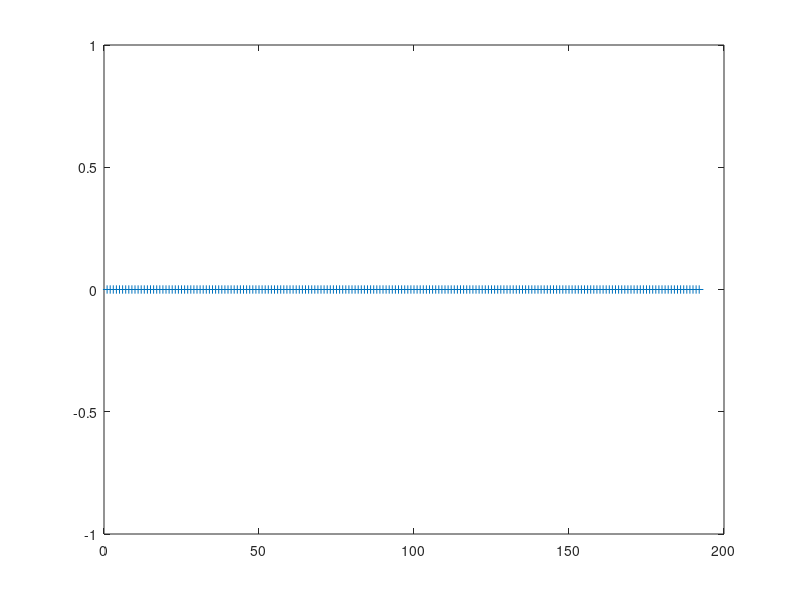

The MATLAB source for this figure: (Note: this script raises an error after producing the figure.)
%% monthly, 18 years x 12 months/year = 216
%% monthly, 19 years x 12 months/year = 228

addpath /home/sergio/MATLABCODE/
addpath /home/sergio/MATLABCODE/TIME
addpath /home/sergio/MATLABCODE/
addpath /home/sergio/MATLABCODE/PLOTTER
addpath /home/sergio/MATLABCODE/COLORMAP
addpath /home/sergio/MATLABCODE/COLORMAP/LLS
addpath /home/sergio/MATLABCODE/oem_pkg_run_sergio_AuxJacs/StrowCodeforTrendsAndAnomalies/
addpath /home/sergio/MATLABCODE/CONVERT_GAS_UNITS/
addpath /home/sergio/MATLABCODE/CONVERT_GAS_UNITS/Strow_humidity/convert_humidity/
addpath /home/sergio/MATLABCODE/CONVERT_GAS_UNITS/IDL_WV_ROUTINES/atmos_phys/MATLAB/

%if ~exist('iDorA')
%  iDorA = +1; %% desc
%  iDorA = -1; %% asc
%end

clear iaFound

iNumYears = 17;  %% 2004-2021
iNumYears = 16;  %% 2004-2020
iaMax = iNumYears*12;

%% see /home/sergio/MATLABCODE/RTPMAKE/CLUST_RTPMAKE/CLUSTMAKE_MLS/clust_compute_mls_profile_rtpfiles.m
for ii = 1 : iaMax
  fin = ['/asl/s1/sergio/MakeAvgObsStats2002_2020_startSept2002_v3/TimeSeries/MLS/Tile_Center/mls_tile_center_monthly_timestep_' num2str(ii,'%03d') '.mat'];

  if exist(fin)
    iaFound(ii) = 1;
  else
    iaFound(ii) = 0;
  end
end
[sum(iaFound) length(iaFound)]
plot(1:iaMax,iaFound,'+-')

for ii = 1 : iaMax
  fin = ['/asl/s1/sergio/MakeAvgObsStats2002_2020_startSept2002_v3/TimeSeries/MLS/Tile_Center/mls_tile_center_monthly_timestep_' num2str(ii,'%03d') '.mat'];
  if exist(fin)
    if mod(ii,100) == 0
      fprintf(1,'+ \n')
    elseif mod(ii,10) == 0
      fprintf(1,'x')
    else
      fprintf(1,'.')
    end
    iaFound(ii) = 1;

    a = load(fin);

    %% already done this in /home/sergio/MATLABCODE/RTPMAKE/CLUST_RTPMAKE/CLUSTMAKE_MLS/clust_compute_mls_profile_rtpfiles.m
    %%a.pnew_ip.rh = convert_humidity(a.pnew_ip.plevs*100,a.pnew_ip.ptemp,a.pnew_ip.gas_1,'mixing ratio','relative humidity');
    if ~isfield(a.pnew_ip,'rh')
      a.pnew_ip.rh = convert_humidity(a.pnew_ip.plevs*100,a.pnew_ip.ptemp,a.pnew_ip.gas_1,'specific humidity','relative humidity');
    end

    all.yy(ii) = a.yyuseII;
    all.mm(ii) = a.mmuseII;
    all.dd(ii) = 15;

    all.nwp_ptemp(ii,:,:) = a.pnew_ip.ptemp;
    all.nwp_gas_1(ii,:,:) = a.pnew_ip.gas_1;
    %all.nwp_gas_3(ii,:,:) = a.pnew_ip.gas_3;
    all.nwp_rh(ii,:,:)    = a.pnew_ip.rh;
    all.nwp_plevs(ii,:,:) = a.pnew_ip.plevs;

    all.gas_1(ii,:,:) = a.pnew_op.gas_1;
    all.gas_3(ii,:,:) = a.pnew_op.gas_3;
    all.ptemp(ii,:,:) = a.pnew_op.ptemp;
    all.stemp(ii,:)   = a.pnew_op.stemp;
    all.mmw(ii,:)     = a.pnew_op.mmw;
    all.nlays(ii,:)   = a.pnew_op.nlevs-1;
    all.RH(ii,:,:)    = a.pnew_op.RH;
    all.TwSurf(ii,:)  = a.pnew_op.TwSurf;
    all.RHSurf(ii,:)  = a.pnew_op.RHSurf;
  else
    iaFound(ii) = 0;
  end
end
fprintf(1,'\n');
all.rlon = a.pnew_op.rlon;
all.rlat = a.pnew_op.rlat;

monitor_memory_whos

comment = 'see driver_computeMLS_monthly_trends.m';
if iNumYears == 16
  save -v7.3 MLS_atm_data_2004_09_to_2020_08.mat comment all
end

figure(1); scatter_coast(all.rlon,all.rlat,40,nanmean(all.stemp,1)); colormap(jet); title('MLS mean stemp')
figure(2); scatter_coast(all.rlon,all.rlat,40,nanmean(all.RHSurf,1)); colormap(jet); title('MLS mean RHsurf')
figure(3); scatter_coast(all.rlon,all.rlat,40,nanmean(all.TwSurf,1)); colormap(jet); title('MLS mean TWSurf')
figure(4); scatter_coast(all.rlon,all.rlat,40,nanmean(all.mmw,1)); colormap(jet); title('MLS mean mmw')

figure(5); scatter_coast(a.pnew_op.rlon,a.pnew_op.rlat,40,a.pnew_op.stemp); colormap(jet); title('MLS mean stemp')
figure(6); scatter_coast(a.pnew_op.rlon,a.pnew_op.rlat,40,a.pnew_op.RHSurf); colormap(jet); title('MLS mean RHsurf')
figure(7); scatter_coast(a.pnew_op.rlon,a.pnew_op.rlat,40,a.pnew_op.TwSurf); colormap(jet); title('MLS mean TWSurf')
figure(8); scatter_coast(a.pnew_op.rlon,a.pnew_op.rlat,40,a.pnew_op.mmw); colormap(jet); title('MLS mean mmw')

plevs = load('/home/sergio/MATLABCODE/airslevels.dat');
pN = plevs(1:end-1)-plevs(2:end);
pD = log(plevs(1:end-1)./plevs(2:end));
plays = flipud(pN./pD);

load /home/sergio/MATLABCODE/oem_pkg_run_sergio_AuxJacs/TILES_TILES_TILES_MakeAvgCldProfs2002_2020/Code_For_HowardObs_TimeSeries/latB64.mat
rlat65 = latB2; rlon73 = -180 : 5 : +180;
rlon = -180 : 5 : +180;  rlat = latB2;
rlon = 0.5*(rlon(1:end-1)+rlon(2:end));
rlat = 0.5*(rlat(1:end-1)+rlat(2:end));

figure(9); junk = reshape(a.pnew_op.ptemp,101,72,64); junk = squeeze(nanmean(junk,2)); junk = junk(1:100,:); pcolor(rlat,plays,junk);
  caxis([200 300]); colormap(jet); set(gca,'ydir','reverse'); set(gca,'yscale','log'); shading flat; ylim([10 1000]); colorbar
  title('Mean T')
figure(10); junk = reshape(a.pnew_op.RH,100,72,64); junk = squeeze(nanmean(junk,2)); junk = junk(1:100,:); pcolor(rlat,plays,junk);
  caxis([00 100]); colormap(jet); set(gca,'ydir','reverse'); set(gca,'yscale','log'); shading flat; ylim([100 1000]); colorbar
  title('Mean RH')

%%%%%%%%%%%%%%%%%%%%%%%%%%%%%%%%%%%%%%%%%%%%%%%%%%%%%%%%%%%%%%%%%%%%%%%%
dayOFtime = change2days(all.yy,all.mm,all.dd,2002);

computeERA5_surface_trends

figure(1); scatter_coast(all.rlon,all.rlat,40,nanmean(trend_stemp,1)); title('MLS trend  stemp K/yr');    caxis([-0.2 +0.2]); colormap(usa2);
figure(2); scatter_coast(all.rlon,all.rlat,40,nanmean(trend_RHSurf,1)); title('MLS trend  RHsurf pc/yr'); caxis([-0.4 +0.4]); colormap(usa2);
figure(3); scatter_coast(all.rlon,all.rlat,40,nanmean(trend_TwSurf,1)); title('MLS trend  TWSurf K/yr');  caxis([-0.2 +0.2]); colormap(usa2);
figure(4); scatter_coast(all.rlon,all.rlat,40,nanmean(trend_mmw,1)); title('MLS trend  colwater mm/yr');  caxis([-0.2 +0.2]); colormap(usa2);

figure(1); scatter_coast(all.rlon,all.rlat,40,nanmean(trend_stemp,1)); title('MLS trend  stemp K/yr');    caxis([-0.1 +0.1]); colormap(usa2);
figure(2); scatter_coast(all.rlon,all.rlat,40,nanmean(trend_RHSurf,1)); title('MLS trend  RHsurf pc/yr'); caxis([-0.4 +0.4]); colormap(usa2);
figure(3); scatter_coast(all.rlon,all.rlat,40,nanmean(trend_TwSurf,1)); title('MLS trend  TWSurf K/yr');  caxis([-0.1 +0.1]); colormap(usa2);
figure(4); scatter_coast(all.rlon,all.rlat,40,nanmean(trend_mmw,1)); title('MLS trend  colwater mm/yr');  caxis([-0.2 +0.2]); colormap(usa2);
pause(0.1)
%%%%%%%%%%%%%%%%%%%%%%%%%%%%%%%%%%%%%%%%%%%%%%%%%%%%%%%%%%%%%%%%%%%%%%%%

computeERA5_atmos_trends

if isfield(all,'nwp_plevs')
  trend_nwp_plevs_mean = squeeze(nanmean(all.nwp_plevs,1));
end

trend_plays = flipud(pN./pD);

trend_rlat = all.rlat;
trend_rlon = all.rlon;
trend_rlat64 = rlat; trend_rlon72 = rlon;

if iNumYears == 16
  save MLS_atm_data_2004_09_to_2020_08_trends.mat comment trend*
end

%%%%%%%%%%%%%%%%%%%%%%%%%%%%%%%%%%%%%%%%%%%%%%%%%%%%%%%%%%%%%%%%%%%%%%%%

load('llsmap5.mat');
figure(1); scatter_coast(all.rlon,all.rlat,40,nanmean(trend_stemp,1)); title('MLS trend  stemp K/yr');    caxis([-0.1 +0.1]); colormap(usa2);
figure(2); scatter_coast(all.rlon,all.rlat,40,nanmean(trend_RHSurf,1)); title('MLS trend  RHsurf pc/yr'); caxis([-0.4 +0.4]); colormap(usa2);

figure(3); junk = reshape(trend_ptemp,100,72,64); junk = squeeze(nanmean(junk,2)); 
  pcolor(trend_rlat64,trend_plays,junk); title('MLS trend ptemp K/yr');  caxis([-0.15 +0.15]); colormap(llsmap5); set(gca,'ydir','reverse'); set(gca,'yscale','log'); shading interp; ylim([10 1000]); colorbar
figure(4); junk = reshape(trend_RH,100,72,64); junk = squeeze(nanmean(junk,2)); 
  pcolor(trend_rlat64,trend_plays,junk); title('MLS trend RH percent/yr');  caxis([-0.25 +0.25]); colormap(llsmap5); set(gca,'ydir','reverse'); set(gca,'yscale','log'); shading interp; ylim([10 1000]); colorbar

figure(5); junk = squeeze(nanmean(all.ptemp,1)); junk = junk(1:100,:); junk = reshape(junk,100,72,64); junk = squeeze(nanmean(junk,2)); 
  pcolor(trend_rlat64,trend_plays,junk); title('MLS mean ptemp K');  caxis([200 300]); colormap(jet); set(gca,'ydir','reverse'); set(gca,'yscale','log'); shading flat; ylim([10 1000]); colorbar
figure(6); junk = squeeze(nanmean(all.RH,1)); junk = junk(1:100,:); junk = reshape(junk,100,72,64); junk = squeeze(nanmean(junk,2)); 
  pcolor(trend_rlat64,trend_plays,junk); title('MLS mean RH percent');  caxis([0 100]); colormap(jet); set(gca,'ydir','reverse'); set(gca,'yscale','log'); shading flat; ylim([100 1000]); colorbar

